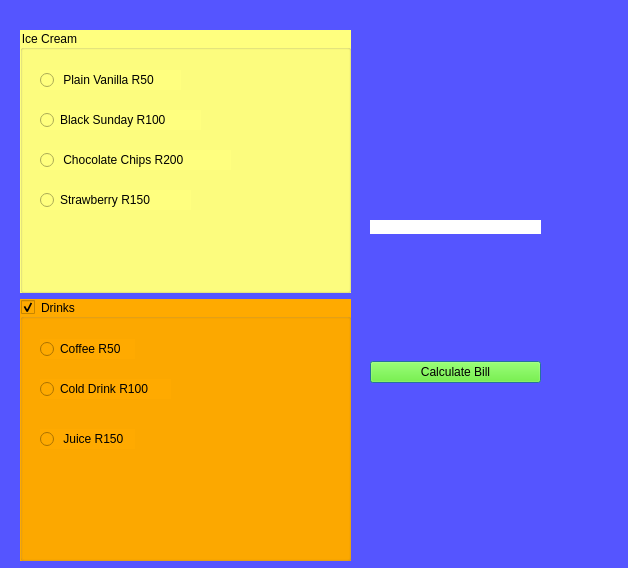
<?xml version="1.0" encoding="UTF-8"?>
<ui version="4.0">
 <class>Dialog</class>
 <widget class="QDialog" name="Dialog">
  <property name="geometry">
   <rect>
    <x>0</x>
    <y>0</y>
    <width>628</width>
    <height>568</height>
   </rect>
  </property>
  <property name="windowTitle">
   <string>Dialog</string>
  </property>
  <property name="styleSheet">
   <string notr="true">background-color: rgb(85, 85, 255);</string>
  </property>
  <widget class="QWidget" name="layoutWidget">
   <property name="geometry">
    <rect>
     <x>20</x>
     <y>30</y>
     <width>331</width>
     <height>531</height>
    </rect>
   </property>
   <layout class="QVBoxLayout" name="verticalLayout">
    <item>
     <widget class="QGroupBox" name="groupBox">
      <property name="styleSheet">
       <string notr="true">background-color: rgb(255, 255, 127);</string>
      </property>
      <property name="title">
       <string>Ice Cream</string>
      </property>
      <property name="checkable">
       <bool>false</bool>
      </property>
      <widget class="QRadioButton" name="vanilla">
       <property name="geometry">
        <rect>
         <x>20</x>
         <y>40</y>
         <width>141</width>
         <height>20</height>
        </rect>
       </property>
       <property name="styleSheet">
        <string notr="true">background-color: rgb(255, 255, 127);</string>
       </property>
       <property name="text">
        <string> Plain Vanilla R50</string>
       </property>
      </widget>
      <widget class="QRadioButton" name="blacksunday">
       <property name="geometry">
        <rect>
         <x>20</x>
         <y>80</y>
         <width>161</width>
         <height>20</height>
        </rect>
       </property>
       <property name="text">
        <string>Black Sunday R100</string>
       </property>
      </widget>
      <widget class="QRadioButton" name="chocolatechips">
       <property name="geometry">
        <rect>
         <x>20</x>
         <y>120</y>
         <width>191</width>
         <height>20</height>
        </rect>
       </property>
       <property name="text">
        <string> Chocolate Chips R200</string>
       </property>
      </widget>
      <widget class="QRadioButton" name="strawberry">
       <property name="geometry">
        <rect>
         <x>20</x>
         <y>160</y>
         <width>151</width>
         <height>20</height>
        </rect>
       </property>
       <property name="text">
        <string>Strawberry R150</string>
       </property>
      </widget>
     </widget>
    </item>
    <item>
     <widget class="QGroupBox" name="DrinkBox">
      <property name="styleSheet">
       <string notr="true">background-color: rgb(255, 170, 0);</string>
      </property>
      <property name="title">
       <string>Drinks</string>
      </property>
      <property name="checkable">
       <bool>true</bool>
      </property>
      <widget class="QRadioButton" name="coffee">
       <property name="geometry">
        <rect>
         <x>20</x>
         <y>40</y>
         <width>95</width>
         <height>20</height>
        </rect>
       </property>
       <property name="text">
        <string>Coffee R50</string>
       </property>
      </widget>
      <widget class="QRadioButton" name="colddrink">
       <property name="geometry">
        <rect>
         <x>20</x>
         <y>80</y>
         <width>131</width>
         <height>20</height>
        </rect>
       </property>
       <property name="text">
        <string>Cold Drink R100</string>
       </property>
      </widget>
      <widget class="QRadioButton" name="juice">
       <property name="geometry">
        <rect>
         <x>20</x>
         <y>130</y>
         <width>95</width>
         <height>20</height>
        </rect>
       </property>
       <property name="text">
        <string> Juice R150</string>
       </property>
      </widget>
     </widget>
    </item>
   </layout>
  </widget>
  <widget class="QWidget" name="">
   <property name="geometry">
    <rect>
     <x>370</x>
     <y>32</y>
     <width>171</width>
     <height>351</height>
    </rect>
   </property>
   <layout class="QGridLayout" name="gridLayout">
    <item row="0" column="0">
     <spacer name="verticalSpacer">
      <property name="orientation">
       <enum>Qt::Vertical</enum>
      </property>
      <property name="sizeHint" stdset="0">
       <size>
        <width>20</width>
        <height>188</height>
       </size>
      </property>
     </spacer>
    </item>
    <item row="1" column="0">
     <widget class="QLabel" name="label">
      <property name="styleSheet">
       <string notr="true">background-color: rgb(255, 255, 255);</string>
      </property>
      <property name="text">
       <string/>
      </property>
     </widget>
    </item>
    <item row="2" column="0">
     <spacer name="verticalSpacer_2">
      <property name="orientation">
       <enum>Qt::Vertical</enum>
      </property>
      <property name="sizeHint" stdset="0">
       <size>
        <width>20</width>
        <height>88</height>
       </size>
      </property>
     </spacer>
    </item>
    <item row="3" column="0">
     <widget class="QPushButton" name="calculateButton">
      <property name="styleSheet">
       <string notr="true">background-color: rgb(85, 255, 0);</string>
      </property>
      <property name="text">
       <string>Calculate Bill</string>
      </property>
     </widget>
    </item>
   </layout>
  </widget>
 </widget>
 <resources/>
 <connections/>
</ui>
